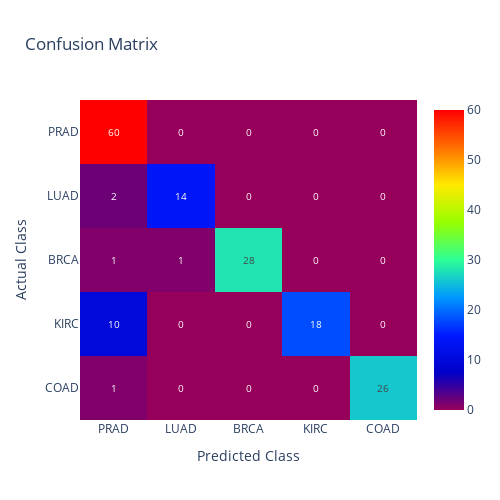

The cell this chart's notebook holds for it:
### Code cell
run_pca_xgboost()

### Figure 1 — Plotly figure (JSON) as saved in the notebook; plotly's stock layout.template omitted (floating-point values rounded to 4 significant figures)
{"data": [{"colorscale": [[0, "rgb(150,0,90)"], [0.125, "rgb(0,0,200)"], [0.25, "rgb(0,25,255)"], [0.375, "rgb(0,152,255)"], [0.5, "rgb(44,255,150)"], [0.625, "rgb(151,255,0)"], [0.75, "rgb(255,234,0)"], [0.875, "rgb(255,111,0)"], [1, "rgb(255,0,0)"]], "textfont": {"size": 10}, "texttemplate": "%{z}", "type": "heatmap", "x": ["PRAD", "LUAD", "BRCA", "KIRC", "COAD"], "y": ["COAD", "KIRC", "BRCA", "LUAD", "PRAD"], "z": [[1, 0, 0, 0, 26], [10, 0, 0, 18, 0], [1, 1, 28, 0, 0], [2, 14, 0, 0, 0], [60, 0, 0, 0, 0]]}], "layout": {"height": 500, "title": {"text": "Confusion Matrix"}, "width": 500, "xaxis": {"title": {"text": "Predicted Class"}}, "yaxis": {"title": {"text": "Actual Class"}}}}
